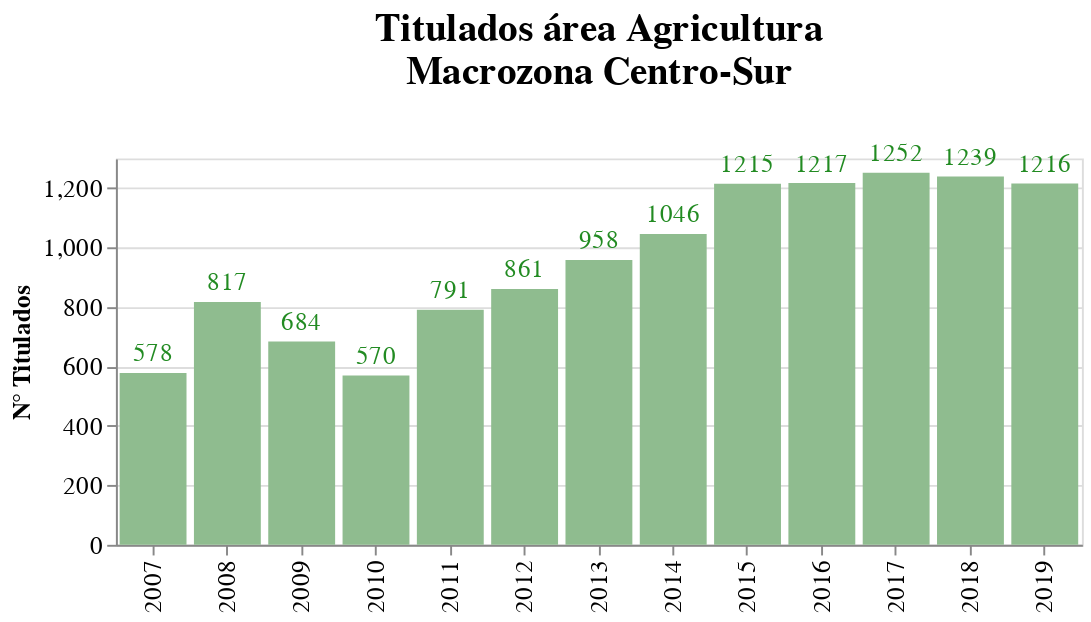

Notebook source saved alongside this figure:
### Code cell
#Gráfico
chart1 =  alt.Chart(df_1).mark_bar(color='darkseagreen').encode(
            x = alt.X('CAT_PERIODO',title=None),
            y = alt.Y('CODIGO_UNICO',title='N° Titulados'),
          )
text =  chart1.mark_text(color='forestgreen', fontSize = 13,
                         align='center', baseline='middle', dy=-10).encode(
          text = 'CODIGO_UNICO'
        )
(chart1+text).properties(width=500, height=200,
    title=['Titulados área Agricultura','Macrozona Centro-Sur','']
).configure_legend(titleFontSize=14,labelFontSize=10).configure_title(
    fontSize=20, font='Arial', anchor='middle',color='black'
  ).configure_axis(labelFontSize=13, titleFontSize=13)

### Figure 1 — Vega-Lite specification as saved in the notebook (floating-point values rounded to 4 significant figures)
{"config": {"view": {"continuousWidth": 400, "continuousHeight": 300}, "axis": {"labelFontSize": 13, "titleFontSize": 13}, "legend": {"labelFontSize": 10, "titleFontSize": 14}, "title": {"anchor": "middle", "color": "black", "font": "Arial", "fontSize": 20}}, "layer": [{"mark": {"type": "bar", "color": "darkseagreen"}, "encoding": {"x": {"type": "nominal", "field": "CAT_PERIODO", "title": null}, "y": {"type": "quantitative", "field": "CODIGO_UNICO", "title": "N° Titulados"}}}, {"mark": {"type": "text", "align": "center", "baseline": "middle", "color": "forestgreen", "dy": -10, "fontSize": 13}, "encoding": {"text": {"type": "quantitative", "field": "CODIGO_UNICO"}, "x": {"type": "nominal", "field": "CAT_PERIODO", "title": null}, "y": {"type": "quantitative", "field": "CODIGO_UNICO", "title": "N° Titulados"}}}], "data": {"name": "data-5c480492c7472387c35744d6e4a2eae5"}, "height": 200, "title": ["Titulados área Agricultura", "Macrozona Centro-Sur", ""], "width": 500, "$schema": "https://vega.github.io/schema/vega-lite/v4.8.1.json", "datasets": {"data-5c480492c7472387c35744d6e4a2eae5": [{"CAT_PERIODO": "2007", "CODIGO_UNICO": 578}, {"CAT_PERIODO": "2008", "CODIGO_UNICO": 817}, {"CAT_PERIODO": "2009", "CODIGO_UNICO": 684}, {"CAT_PERIODO": "2010", "CODIGO_UNICO": 570}, {"CAT_PERIODO": "2011", "CODIGO_UNICO": 791}, {"CAT_PERIODO": "2012", "CODIGO_UNICO": 861}, {"CAT_PERIODO": "2013", "CODIGO_UNICO": 958}, {"CAT_PERIODO": "2014", "CODIGO_UNICO": 1046}, {"CAT_PERIODO": "2015", "CODIGO_UNICO": 1215}, {"CAT_PERIODO": "2016", "CODIGO_UNICO": 1217}, {"CAT_PERIODO": "2017", "CODIGO_UNICO": 1252}, {"CAT_PERIODO": "2018", "CODIGO_UNICO": 1239}, {"CAT_PERIODO": "2019", "CODIGO_UNICO": 1216}]}}
